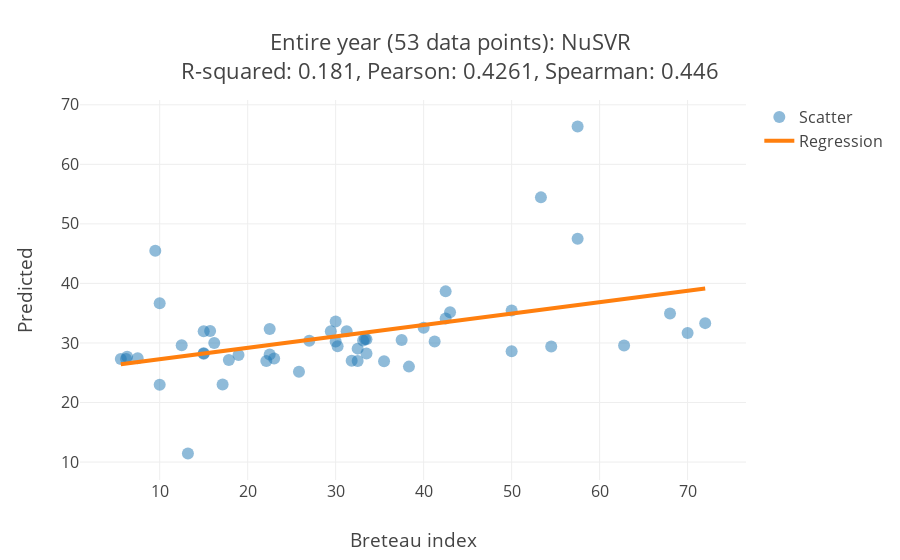

Notebook code for this chart:
### Code cell
k = 0
plot_one_regression(
    regrs[k][0], 
    'Entire year ('+str(X.shape[0])+' data points): '+regrs[k][1]+'<br>'
)
